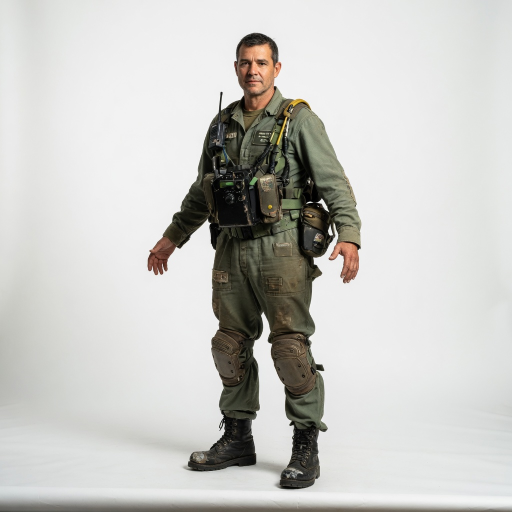
#> input picture in/operator.jpg, 1024 x 1024 px (shown at 1/2 size)
$ python -i retexture.py   (imports and definitions only)
#> lines starting #> are read from the running program, lines starting #| are printed output that depends on the picture; after the words box and inside, x2 and y2 are one past the last pixel; in counts of white or black regions, pixels touching at a corner belong together
#!/usr/bin/env python3
"""Photo-consistent albedo: fit a camera to each reference view, project into UVs.

Hunyuan/AniGen paint is a hallucination in a fragmented atlas. This pass overwrites
texels the camera actually saw with the input photo. Occluded texels keep the
generated atlas. Multiple --view images (front/back/top) stack. --mirror also bakes a side-on
photo, flipped, onto the far side; with --mirror-ends a front-on (or back-on) one goes onto the opposite end. --first-wins puts the first --view (a real photo) over the
others instead of averaging it in: the rest (drawn views) fill only where it did not reach.

--delight [strength] takes the photo's own lighting out of every --view before it is baked (scripts/delight.py: the
shade lifted toward the lit level), drawn views as well as the photo; off, the bake is as before. The silhouette fit
and the bake mask come from the untouched alpha, so the cameras are the same. Deep shade that needed a lift near
delight's cap (sky-lit, grey-blue once brightened) splats with its trust as weight, so where it is all the photo had
the texel's coverage drops below --keep and fill.py paints the material there instead.

Next to the albedo it writes <out>.cover.png: each texel's photo confidence (splat weight, mirror included, clipped
to 1) as 0..255, so a later pass (workbench/fill.py) knows which texels no photo reached (below --keep * 255).
"""
from __future__ import annotations

import argparse
import json
import os
import sys
from pathlib import Path

import numpy as np
import trimesh
from PIL import Image
from scipy import ndimage

sys.path.insert(0, str(Path(__file__).resolve().parent))
import delight as _delight  # noqa: E402
import seam_bake  # noqa: E402


# [147 lines left out: functions look_at, perspective, eye_on_sphere, project, pack_sil, iou and 3 more, not called in this run]


def load_photo(path, delight: float | None = None, with_trust: bool = False):
    """(rgb, alpha_fit, alpha_bake) of a cut-out. delight > 0: rgb with the photo's shading taken out (delight.py);
    both masks still come from the photo as it is, so the fit and the bake mask are the same as without.
    with_trust: a fourth item, delight's per-pixel trust (all ones without delight)."""
#> called with path = '../in/operator.jpg', with_trust = False
    im = Image.open(path).convert("RGBA")
    arr = np.array(im)
    rgb = arr[:, :, :3].astype(np.float32)
    a = arr[:, :, 3]
#> a: shape (1024, 1024); every value is 255
    luma = rgb.max(axis=2)
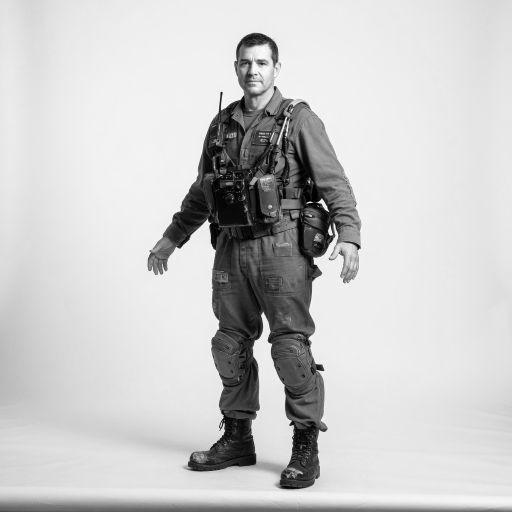
#> luma: shape (1024, 1024) float32 (shown at 1/2 size); min 0, max 255, mean 202
    alpha_fit = a > 32
#> alpha_fit: shape (1024, 1024) bool; every value is 1
    solid = a > 220
    # Drop the Vision white halo from the bake, not from the silhouette fit. The halo is a rim: only bright
    # pixels near the cutout's edge go, so a white or bright-yellow subject still bakes its inside.
    ring = max(2, int(round(0.008 * max(a.shape))))
#> ring = 8
    rim = solid & ~ndimage.binary_erosion(solid, iterations=ring)
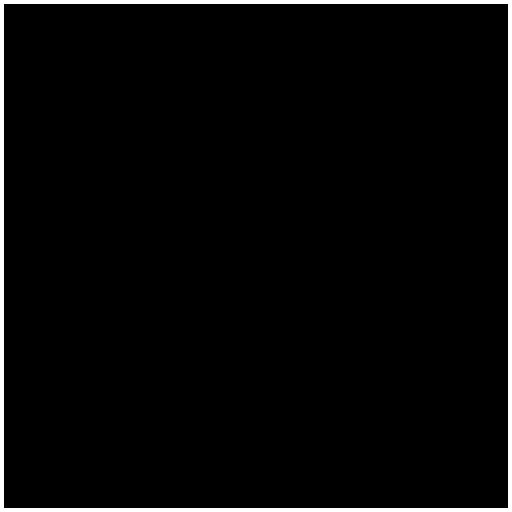
#> rim: shape (1024, 1024) bool (shown at 1/2 size); 3.1% white; 1 white region, box (x1, y1, x2, y2) and area: (0, 0, 1024, 1024) 32512
    alpha_bake = solid & ~(rim & (luma >= 245))
    trust = np.ones(a.shape, np.float32)
    if delight:
        # After the masks: a lifted shadow on the rim must not read as the white halo dropped above.
        out, _, trust = _delight.delight_full(arr, strength=float(delight), report=False)
        rgb = out[:, :, :3].astype(np.float32)
    if with_trust:
        return rgb, alpha_fit, alpha_bake, trust
    return rgb, alpha_fit, alpha_bake


# [94 lines left out: functions register, splat, splat_colours, blend, not called in this run]


# Camera azimuth of each named view relative to the front camera (fit_camera's azimuth, eye_on_sphere).
# 'left' / 'right' follow Hunyuan3D-2mv's views: the subject's nose points toward image left / right. With the
# front camera at F, a head-toward-image-right view is the camera at F - 90 and head-left at F + 90 (checked on
# chicken-canon: lifted.png, head right, fits az 14.7 with the head along +x, so the front camera is at ~105).
# Front and back silhouettes are near mirror images, so a free fit cannot tell them apart; anchor on a side view.
FACING_OFFSET = {"camera": 0.0, "right": -90.0, "away": 180.0, "left": 90.0}


def _thumb(path, size: int = 32) -> tuple[np.ndarray, np.ndarray]:
    """The cutout cropped to its subject and fitted, aspect kept, centred in a size square: its mask and its colours
    on grey. The aspect is half the clue: a profile is wide where a front view is narrow."""
    rgb, alpha, _ = load_photo(path)
    m = np.zeros((size, size), bool)
    c = np.full((size, size, 3), 128.0, np.float32)
    ys, xs = np.where(alpha)
    if len(xs) == 0:
        return m, c
    box = (slice(ys.min(), ys.max() + 1), slice(xs.min(), xs.max() + 1))
    h, w = alpha[box].shape
#> h = 1024; w = 1024
    k = size / max(h, w)
#> k = 0.0312
    th, tw = max(1, round(h * k)), max(1, round(w * k))
#> th = 32; tw = 32
    y0, x0 = (size - th) // 2, (size - tw) // 2
#> y0 = 0; x0 = 0
    a = np.array(Image.fromarray(alpha[box].astype(np.uint8) * 255).resize((tw, th), Image.BILINEAR)) > 127
#> a: shape (32, 32) bool; every value is 1
    col = np.where(alpha[box][..., None], rgb[box], 128.0).astype(np.uint8)
#> col is the input picture: shape (1024, 1024, 3); mean R, G, B 201.1, 200.7, 197.3
    m[y0:y0 + th, x0:x0 + tw] = a
    c[y0:y0 + th, x0:x0 + tw] = np.asarray(Image.fromarray(col).resize((tw, th), Image.BILINEAR), np.float32)
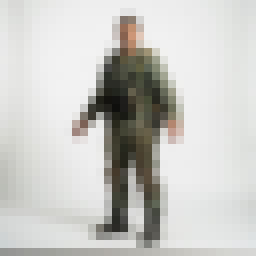
#> c: shape (32, 32, 3) float32 (shown 8 times larger); mean R, G, B 201.4, 201, 197.6
    return m, c


# [295 lines left out: functions photo_offset, mirror_az, view_offset, main, not called in this run]


# [2 lines not run here, left out]

>>> result = _thumb('../in/operator.jpg')
